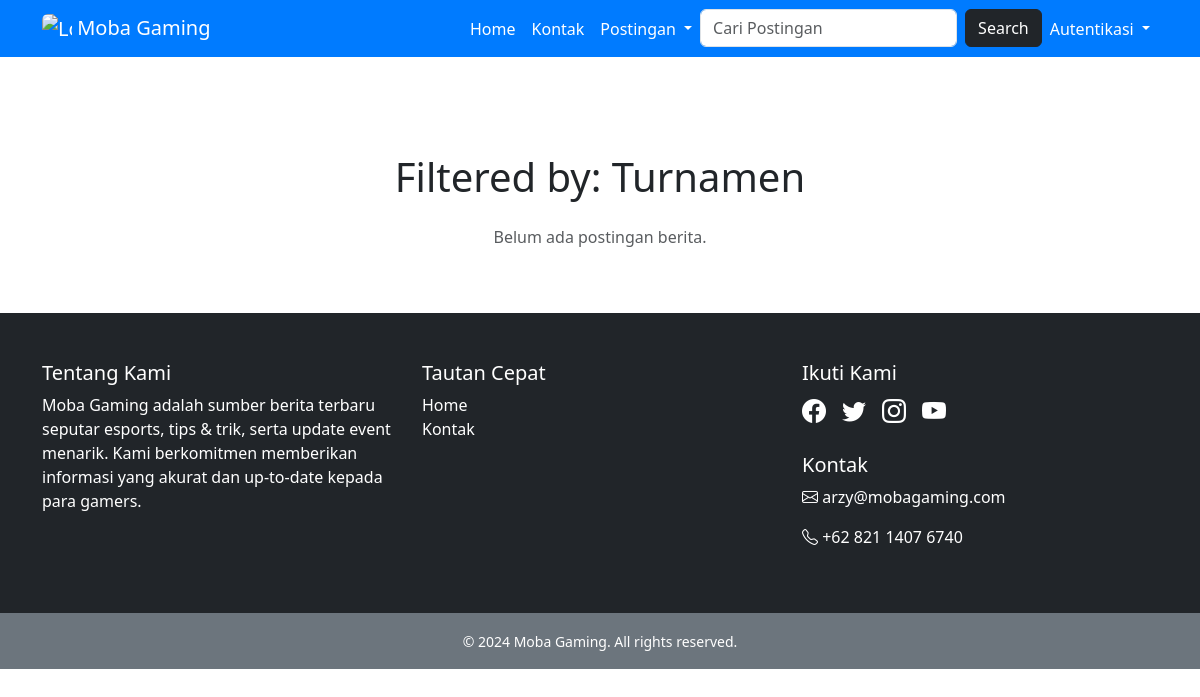
Before: /turnamen with the older database file.
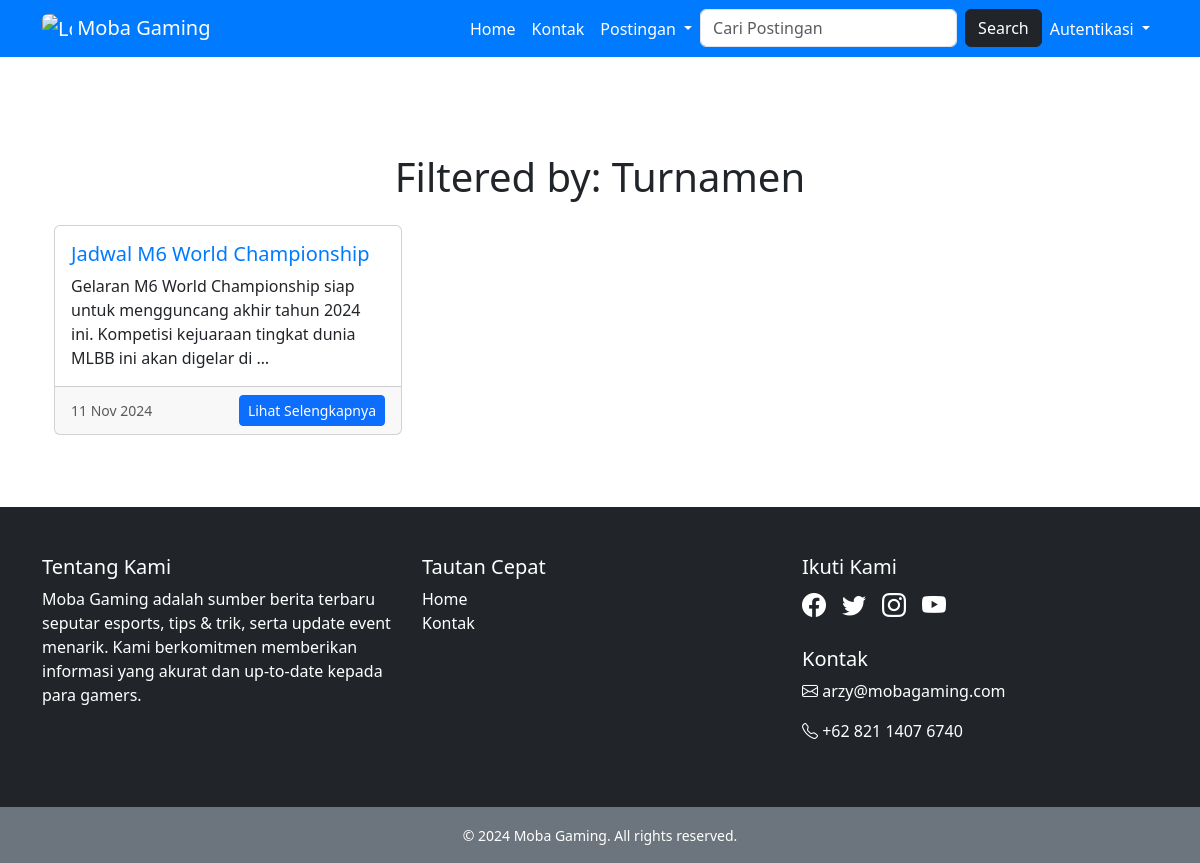
After: the same page with the newer database file.
### berita/models.py (models this page shows, shortened)
class Post(models.Model):
    BERITA = 'berita'
    TURNAMEN = 'turnamen'
    BURSA_TRANSFER = 'bursa_transfer'
    TIPS = 'tips'
    CATEGORY_CHOICES = [
        (BERITA, 'Berita'),
        (TURNAMEN, 'Turnamen'),
        (TIPS, 'Tips'),
        (BURSA_TRANSFER, 'Bursa Transfer'),
    ]
    title = models.CharField(max_length=100)
    content = models.TextField()
    category = models.CharField(
        max_length=50,
        choices=CATEGORY_CHOICES,
        default=BERITA,  # Default kategori adalah Berita
    )
    slug = models.SlugField(max_length=200, unique=True, blank=True, null=True)
    created_at = models.DateField(auto_now_add=True)

### berita/views.py (the view)
# urls.py: path('turnamen', views.turnamen, name='turnamen'),
def turnamen(request):
    posts = Post.objects.filter(category="turnamen")
    return render(request, 'turnamen.html', {'posts': posts})

### berita/templates/turnamen.html
{% extends 'base.html' %} {% block content %} {% load static %}
<div class="container mt-5">
  <h1 class="text-center mb-4">Filtered by: Turnamen</h1>
  <div class="row">
    {% for post in posts %}
    <div class="col-md-4 mb-4">
      <div class="card h-100">
        <div class="card-body d-flex flex-column">
          <h5 class="card-title">
            <a href="{% url 'detail' post.slug %}" style="text-decoration: none; color: #007bff"> {{ post.title }} </a>
          </h5>
          <p class="card-text">{{ post.content|truncatewords:20 }}</p>
        </div>
        <div class="card-footer text-muted d-flex justify-content-between align-items-center">
          <small>{{ post.created_at|date:"d M Y" }}</small>
          <a href="{% url 'detail' post.slug %}" class="btn btn-primary btn-sm">Lihat Selengkapnya</a>
        </div>
      </div>
    </div>
    {% empty %}
    <div class="col-12 text-center text-muted">
      <p>Belum ada postingan berita.</p>
    </div>
    {% endfor %}
  </div>
</div>
{% endblock %}

Changed rows visible on the page:
added Post: title "Jadwal M6 World Championship", content "Gelaran M6 World Championship siap untuk mengguncang akhir tahun 2024 ini. Kompetisi kejuaraan tingkat dunia MLBB ini akan digelar di …", created_at "11 Nov 2024"
Other visible differences:
text no longer shown: "Belum ada postingan berita."
